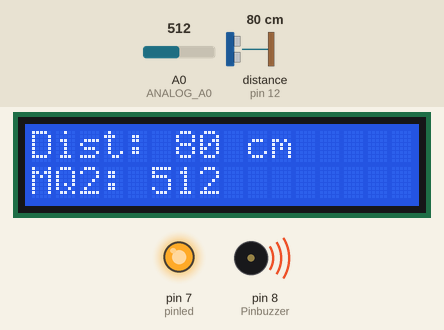
The sketch below on a simulated Arduino Uno, built with avr-gcc and run on an emulated ATmega328P. Shown: 16×2 character LCD, output pins drawn as LEDs (lit = HIGH), buzzer (waves = sounding, pin HIGH). The test bench sets the inputs (shaded band); at power-on: distance to the obstacle (sensor on pin 12) 80 cm, A0 (ANALOG_A0) = 512. The echo pulse lasts 58.3 µs per cm; what the sketch prints to the serial monitor is not drawn.

Above: at 1.2 s.
1.3 s: distance to the obstacle (sensor on pin 12) set to 2 cm
At 3.0 s:
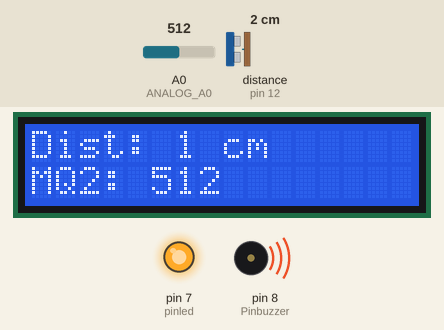
4.3 s: A0 (ANALOG_A0) set to 414
At 6.1 s:
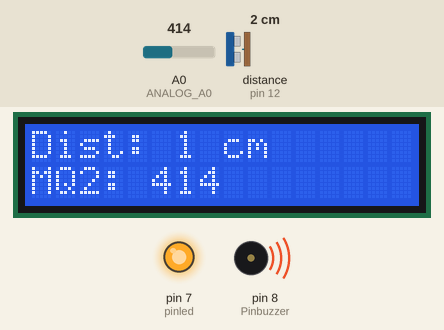
7.3 s: A0 (ANALOG_A0) set to 386
At 9.2 s:
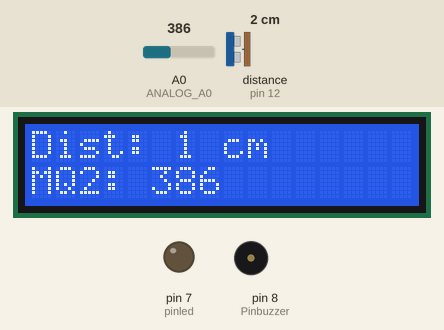
10.3 s: distance to the obstacle (sensor on pin 12) set to 35 cm
At 12.3 s:
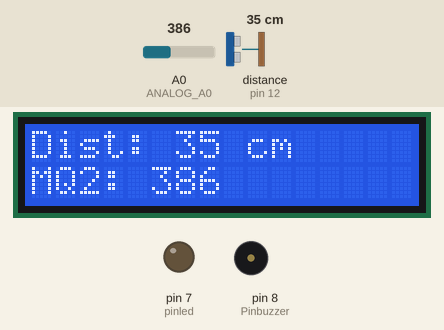
13.3 s: A0 (ANALOG_A0) set to 511
At 15.4 s:
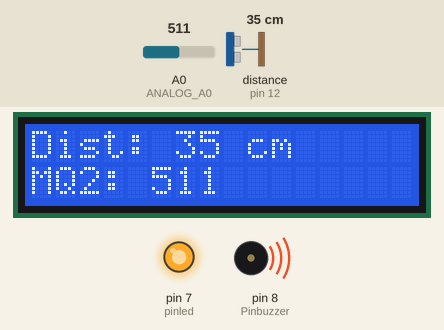
16.3 s: distance to the obstacle (sensor on pin 12) set to 4 cm
At 17.5 s:
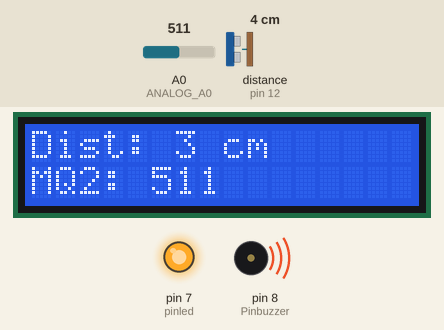
Timing chart, 0 to 19.3 s (numbered marks = the images above; inputs shaded):
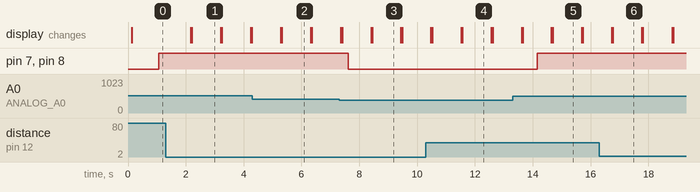

Measured:
- the behaviour switches between 401 and 400 on A0 (ANALOG_A0) (found by bisection; images 2 and 3)
- after the input at 7.3 s, pin 7 (pinled), pin 8 (Pinbuzzer): HIGH → LOW after 0.31 s
- after the input at 13.3 s, pin 7 (pinled), pin 8 (Pinbuzzer): LOW → HIGH after 0.86 s
- what the display in image 1 shows lasts 1.0 s, from 2.2 s to 3.2 s

The sketch:

codigo.ino
```cpp
#include <Arduino_FreeRTOS.h>         //inclusão do FreeRtos para arduino
#include <queue.h>                    //biblioteca para utlização de filas
#include <task.h>                     //biblioteca para utilização de tarefas
#include <semphr.h>                   //biblioteca para utilização de semáforos.
#include <Wire.h>                     //biblioteca para uso de dispositivos com comunicação I2C.
#include <LiquidCrystal_I2C.h>        //biblioteca do display
#include <Ultrasonic.h>               //biblioteca do sensor ultrasonico

//DEFINIÇÕES
#define BAUDRATE_SERIAL                    115200 //Utilizado para debug, no serial monitor

/*LCD*/
#define LCD_16X2_CLEAN_LINE                "                "//evita efeito de flick, devido a atualizaçao com frequencia muito grande
#define LCD_16X2_I2C_ADDRESS               0x27             // endereço I2C do display
#define LCD_16X2_COLS                      16
#define LCD_16X2_ROWS                      2
#define LCD_TIMER_VERIFIC                  1000             // a cada segundo, a tarefa do display verifica se há novas medições disponíveis.

/*Sensor Ultrassonico*/
#define ULTRASSONICO_TRIGGER                13  //GPIO
#define ULTRASSONICO_ECHO                   12  //GPIO
#define ULTRASSONICO_TIMER_LEITURA          500 //tempo de verificação de leitura do sensor(a cada meio segundo)

/*Sensor MQ2*/
#define ANALOG_A0                0               // DEFINIÇÃO DA PORTA A0 ANALOGICA
#define MQ2_TIMER_LEITURA        1000           //utiliza a leitura em 1 segundo

/*Tomada de Controle*/
#define TIMER_SEMPH_WAIT        ( TickType_t ) 100  //tempo para aguardar a tomada de controle do semáforo.
#define TIMER_QUEUE_WAIT        ( TickType_t ) 100  //tempo para aguardar tomada de controle da fila.

/* filas*/
QueueHandle_t fila_MQ2;              //fila mq2
QueueHandle_t fila_ultrassonico;    //fila sensor ultrassonico

/* semaforos */
SemaphoreHandle_t semaforo_serial;  //semaforo usado para controlar o uso do serial, que é compartilhado entre ambas tarefas.

LiquidCrystal_I2C lcd(LCD_16X2_I2C_ADDRESS,
                      LCD_16X2_COLS,
                      LCD_16X2_ROWS); //controle do lcd, parametros: endereço, coluna e linhas

Ultrasonic ultrasonic(ULTRASSONICO_TRIGGER, ULTRASSONICO_ECHO); //controle do sensor ultrassonico

/*Protótipo das Tarefas*/
/*Todas as tarefas dos dispositivos, retornam void, e também recebem um ponteiro do
tipo void como parametro. Segue este padrão como requisito para criação de tarefas no FreeRTOS.*/
void task_lcd( void *pvParameters );
void task_MQ2( void *pvParameters );
void task_ultrassonico( void *pvParameters );


void setup(){
    Serial.begin(BAUDRATE_SERIAL);  //inicializa o serial

    lcd.init();       //inicializa o LCD
    lcd.backlight();  //liga o backlight
    lcd.clear();      //limpa o LCD.

    /* Criação das filas  */
    fila_MQ2 = xQueueCreate( 1, sizeof(int) );              //aloca-se um espaço de memória com a função xQueueCreate
    fila_ultrassonico = xQueueCreate( 1, sizeof(float) );

    /*Validação das filas*/
    if ( (fila_MQ2 == NULL) || (fila_ultrassonico == NULL) )    {
        Serial.println("Fila MQ2 ou Ultrasonico não criado.");
        Serial.println("Encerrando o programa.");
        while(1){

        }
    }

    /* Criação do semáforo */
    semaforo_serial = xSemaphoreCreateMutex();

     /*Valida o Semaforo*/
    if (semaforo_serial == NULL){
        Serial.println("Semaforo não criado.");
        Serial.println("Encerrando o programa.");
        while(1){

        }
    }

    /* Criação das tarefas */
    xTaskCreate(
      task_lcd
      ,  (const portCHAR *)"lcd"   //nome
      ,  156                       //tamanho (em palavra)
      ,  NULL                      //parametro passado (como nao possui, usa-se null
      ,  1                         //prioridade da tarefa
      ,  NULL );                   //handle da tarefa (opcional)

    xTaskCreate(
      task_MQ2
      ,  (const portCHAR *) "MQ2"
      ,  156
      ,  NULL
      ,  2
      ,  NULL );

    xTaskCreate(
      task_ultrassonico
      ,  (const portCHAR *)"ultrassonico"
      ,  156
      ,  NULL
      ,  3
      ,  NULL );

}

void loop()
{
    // tudo é realizado pelas tarefas, portando não é necessário programar neste bloco.
}

void task_lcd( void *pvParameters ){
    float distancia = 0.0;
    int leitura_MQ2 = 0;
    char linha_str[16] = {0x00};  //formata a linha a ser escrita no display
    int distancia_cm = 0;         //mostra somente a parte inteira da distancia, porém o decimal é transportado para fila

    while(1){
      // xQueuePeek -> "espia" a fila do sensor
        if( xQueuePeek(fila_ultrassonico, &distancia, TIMER_QUEUE_WAIT) ){  //escreve a ultima leitura do sensor
            lcd.setCursor(0,0);                                             //posiciono no começo da linha no display
            lcd.print(LCD_16X2_CLEAN_LINE);                                 //escrevo uma linha "em branco"
            lcd.setCursor(0,0);                                             //reposiciono no começo da linha

            distancia_cm = (int)distancia;
            sprintf (linha_str, "Dist: %d cm", distancia_cm);              //formato a escrita no displaY
            lcd.print(linha_str);
        }


        if( xQueuePeek(fila_MQ2, &leitura_MQ2, TIMER_QUEUE_WAIT) ){
            lcd.setCursor(0,1);
            lcd.print(LCD_16X2_CLEAN_LINE);
            lcd.setCursor(0,1);

            sprintf (linha_str, "MQ2: %d", leitura_MQ2);
            lcd.print(linha_str);
        }


        vTaskDelay( LCD_TIMER_VERIFIC / portTICK_PERIOD_MS ); // tempo de verificação de atualização do display
        // porTICK_PERIOD_MS converte o tempo setado em ms no LCD_TIMER_VERIFIC em ticks de processador.
    }
}

void task_MQ2( void *pvParameters ){
    int leitura_analogica = 0;
    int Pinbuzzer = 8; //PINO UTILIZADO PELO BUZZER
    int pinled = 7; //PINO UTILIZADO PELO LED

    int leitura_sensor = 400;//DEFININDO UM VALOR LIMITE (NÍVEL DE GÁS NORMAL)

    while(1){
        leitura_analogica = analogRead(ANALOG_A0);

        //Insere leitura na fila
        xQueueOverwrite(fila_MQ2, (void *)&leitura_analogica);

       /*escreve a leiturana serial. Tentativa de controle do semafoto é feita
         até o tempo definido em TIME_SEMPH_WAIT*/

       if ( xSemaphoreTake(semaforo_serial, TIMER_SEMPH_WAIT ) == pdTRUE ){
           Serial.print("- Leitura MQ-2: ");
           Serial.println(leitura_analogica);
           xSemaphoreGive(semaforo_serial);
       }

        vTaskDelay( MQ2_TIMER_LEITURA/ portTICK_PERIOD_MS );  //aguarda tempo determinado em MQ2_TIMER_LEITURA para realizar prox leitura;

        pinMode(ANALOG_A0, INPUT); //DEFINE O PINO COMO ENTRADA
        pinMode(Pinbuzzer, OUTPUT); //DEFINE O PINO COMO SAÍDA
        pinMode(pinled, OUTPUT); //DEFINE O PINO COMO SAIDA
        Serial.begin(115200);//INICIALIZA A SERIAL

        int valor_analogico = analogRead(ANALOG_A0); //VARIÁVEL RECEBE O VALOR LIDO NO PINO ANALÓGICO

        if (valor_analogico > leitura_sensor){//SE VALOR LIDO NO PINO ANALÓGICO FOR MAIOR QUE O VALOR LIMITE, FAZ
             digitalWrite(Pinbuzzer, HIGH); //ATIVA O BUZZER E O MESMO EMITE O SINAL SONORO
             digitalWrite(pinled, HIGH); //ativa o led
         }
         else{ //SENÃO, FAZ
             digitalWrite(Pinbuzzer, LOW);//BUZZER DESLIGADO
             digitalWrite(pinled, LOW);//LED DESLIGADO
         }
         delay(100); //INTERVALO DE 100 MILISSEGUNDOS
    }

}
void task_ultrassonico( void *pvParameters ){
    float distancia_cm = 0.0;
    long microsec = 0;

    while(1){
       //mede distância em CM
       microsec = ultrasonic.timing();
       distancia_cm = ultrasonic.convert(microsec, Ultrasonic::CM);

       //Insere leitura na fila
       xQueueOverwrite(fila_ultrassonico, (void *)&distancia_cm);

       /*escreve a leiturana serial. Tentativa de controle do semafoto é feita
         até o tempo definido em TIME_SEMPH_WAIT*/

       if ( xSemaphoreTake(semaforo_serial, TIMER_SEMPH_WAIT ) == pdTRUE ){
           Serial.print("- Distancia: ");
           Serial.print(distancia_cm);
           Serial.println("cm");
           xSemaphoreGive(semaforo_serial);
       }

       vTaskDelay( ULTRASSONICO_TIMER_LEITURA / portTICK_PERIOD_MS );
    }
}
```
